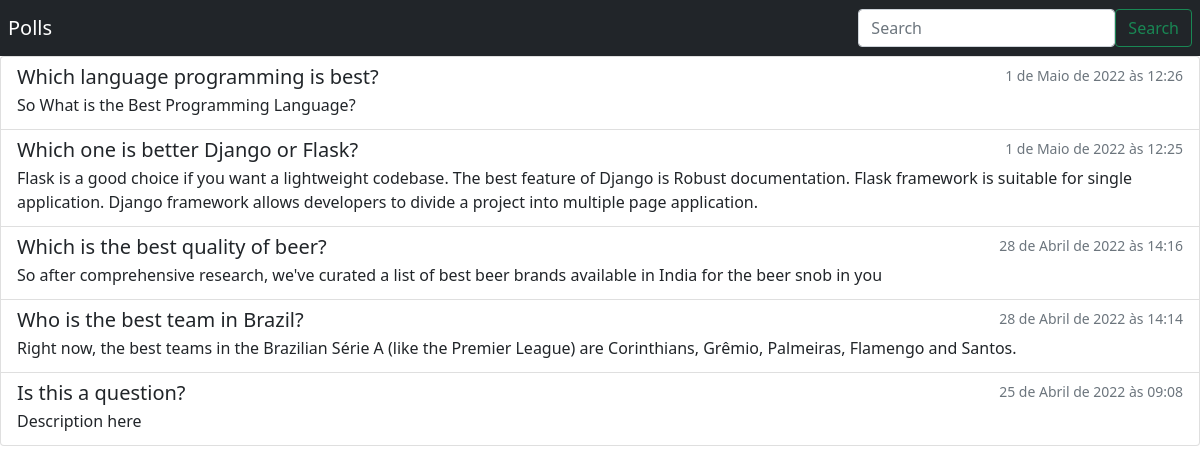
Screenshot of /polls/ with the database file from the repository.
### polls/models.py (models this page shows, shortened)
class Question(models.Model):
    question_text = models.CharField(max_length=200)
    question_description = models.TextField(max_length=1000, default="Only description")
    pub_date = models.DateTimeField('data published')

### polls/views.py (the view)
# urls.py: path('', views.IndexView.as_view(), name='index'),
class IndexView(generic.ListView):
    template_name = 'polls/index.html'
    context_object_name = 'latest_question_list'
    def get_queryset(self):
        return Question.objects.filter(
            pub_date__lte= timezone.now()
        ).order_by('-pub_date')[:5]

### polls/templates/polls/index.html
{% extends 'polls/base.html' %}
    {% block content %}
    <div class="list-group test">
        {% if latest_question_list %}
            {% for question in latest_question_list %}
                <a href="{% url 'polls:detail' question.id %}" class="list-group-item list-group-item-action flex-column align-items-start test">
                <div class="d-flex w-100 justify-content-between">
                    <h5 class="mb-1">{{ question.question_text }}</h5>
                    <small class="text-muted">{{ question.pub_date }}</small>
                </div>
                <p class="mb-1">{{ question.question_description }}</p>
                </a>
            {% endfor %}
        {% else %}
            <p>No polls are avaliable.</p>
        {% endif %}
    </div>
    {% endblock content %}

### rows the page displays
Question: question_text "Which language programming is best?", pub_date "1 de Maio de 2022 às 12:26", question_description "So What is the Best Programming Language?"
Question: question_text "Which one is better Django or Flask?", pub_date "1 de Maio de 2022 às 12:25", question_description "Flask is a good choice if you want a lightweight codebase. The best feature of Django is Robust documentation. Flask framework is suitable for single application. Django framework allows developers to divide a project into multiple page application."
Question: question_text "Which is the best quality of beer?", pub_date "28 de Abril de 2022 às 14:16", question_description "So after comprehensive research, we've curated a list of best beer brands available in India for the beer snob in you"
Question: question_text "Who is the best team in Brazil?", pub_date "28 de Abril de 2022 às 14:14", question_description "Right now, the best teams in the Brazilian Série A (like the Premier League) are Corinthians, Grêmio, Palmeiras, Flamengo and Santos."
Question: question_text "Is this a question?", pub_date "25 de Abril de 2022 às 09:08", question_description "Description here"
